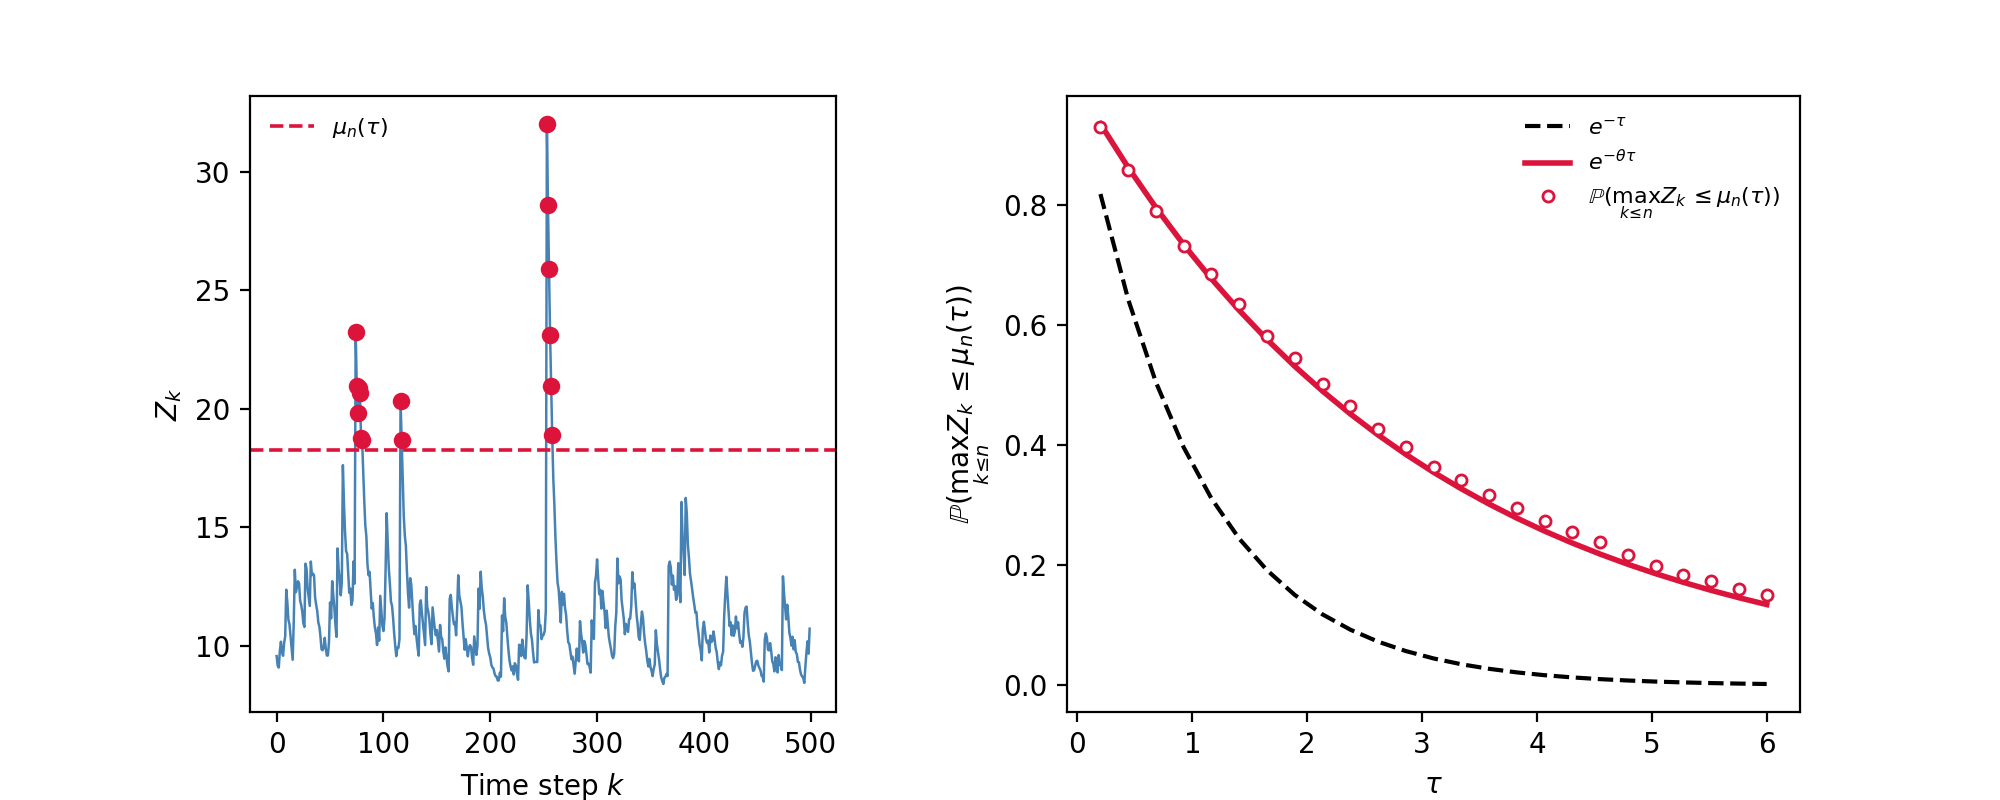

Generate this figure with Python:
"""
Illustrates Leadbetter's extremal index theta and the threshold sequence
mu_n(tau) used in Definition (extremal index) of the manuscript.

Model: Z_k = rho * Z_{k-1} + zeta_k, zeta_k i.i.d. standard Pareto(alpha).
This is the AR(1) special case of the closed-loop projection Z_k = sum_j g_j
zeta_{k-1-j} used in the paper, with g_j = rho^j. For this model the
extremal index has the closed form

    theta = 1 - rho**alpha,

which follows from the paper's own Proposition (extremal index): the
marginal tail scale is S_inf = sum_j rho^(j*alpha) = 1/(1 - rho**alpha)
(one-big-jump over all lags), while the running-maximum limit is governed
only by the single largest coefficient g_+ = g_0 = 1 (the running max is
realized at the moment the big jump itself occurs). Hence
theta = g_+**alpha / S_inf = 1 - rho**alpha.

The threshold mu_n(tau) is set empirically (as the (1 - tau/n) quantile of a
long reference simulation of the stationary process), rather than from the
asymptotic closed-form quantile formula, since the asymptotic formula is
only accurate for very large n once rho is not small; using the empirical
quantile keeps the figure correct at the moderate n used for the
illustration.

The figure has two panels:
  (a) a single realization of the dependent process with a threshold
      mu_n(tau) drawn at a fixed expected marginal exceedance count tau,
      showing that exceedances arrive in a small number of multi-step
      clusters;
  (b) the empirical/theoretical curve of P(max_{k<=n} Z_k <= mu_n(tau)) as
      a function of tau, compared against the i.i.d. reference e^{-tau}
      (theta = 1) and the dependent-process theory e^{-theta*tau},
      illustrating how theta discounts the running-maximum law relative
      to the naive i.i.d. count implied by mu_n(tau).

Run:
    python extremal_index_illustration.py
Output:
    extremal_index_illustration.png (saved next to this script)
"""

import os
import numpy as np
import matplotlib
matplotlib.use("Agg")
import matplotlib.pyplot as plt
from matplotlib import gridspec

SCRIPT_DIR = os.path.dirname(os.path.abspath(__file__))

rng = np.random.default_rng(3)

alpha = 2.5      # tail index
rho = 0.85       # AR(1) persistence (plays the role of the closed-loop A_K)
n_series = 500   # length of the illustrated single-realization series
n_mc = 2000      # length of series used for the tau-curve Monte Carlo
n_reps = 4000    # replications for the Monte Carlo estimate of P(max <= mu_n(tau))
n_ref = 3000000  # long reference run used to get accurate empirical quantiles
                 # (bumped 10x from 300,000: at 300,000 the empirical quantile
                 # of mu_n(tau) was itself biased low at the extreme quantile
                 # levels this figure needs, e.g. q=0.9999 at tau=0.2, which
                 # systematically inflated the empirical P(max<=mu_n(tau)) curve
                 # above the theoretical e^{-theta*tau} curve; verified by a
                 # controlled test holding n_mc fixed and varying only n_ref)


def simulate_ar1_pareto(n, rho, alpha, rng, burn=500):
    """Simulate Y_k = rho*Y_{k-1} + zeta_k with zeta_k i.i.d. standard
    Pareto(alpha) (survival function P(zeta > x) = x^{-alpha}, x >= 1)."""
    zeta = (rng.uniform(size=n + burn)) ** (-1.0 / alpha)
    y = np.zeros(n + burn)
    for k in range(1, n + burn):
        y[k] = rho * y[k - 1] + zeta[k]
    return y[burn:]


theta_theory = 1.0 - rho ** alpha

# Long reference run gives accurate empirical marginal quantiles for mu_n(tau).
y_ref = simulate_ar1_pareto(n_ref, rho, alpha, rng)


def mu_n(n, tau):
    """Threshold such that the expected number of marginal exceedances in n
    steps is tau, i.e. n * P(Y > mu_n(tau)) = tau, evaluated empirically."""
    q = 1.0 - tau / n
    return np.quantile(y_ref, q)


# ---------- Panel (a): clustering in a single realization ----------
y = simulate_ar1_pareto(n_series, rho, alpha, rng)

tau0 = 8.0
mu0 = mu_n(n_series, tau0)

# ---------- Panel (b): P(max <= mu_n(tau)) vs tau ----------
taus = np.linspace(0.2, 6, 25)
p_iid_theory = np.exp(-taus)
p_dep_theory = np.exp(-theta_theory * taus)

maxvals = np.array([simulate_ar1_pareto(n_mc, rho, alpha, rng).max() for _ in range(n_reps)])
p_dep_emp = np.array([np.mean(maxvals <= mu_n(n_mc, tau)) for tau in taus])

# ---------- Figure ----------
fig = plt.figure(figsize=(10, 4.0))
gs = gridspec.GridSpec(1, 2, width_ratios=[1, 1.25], wspace=0.35)

ax1 = fig.add_subplot(gs[0])
ax1.plot(y, color="steelblue", lw=0.9)
ax1.axhline(mu0, color="crimson", ls="--", lw=1.3, label=r"$\mu_n(\tau)$")
exceed = y > mu0
ax1.scatter(np.where(exceed)[0], y[exceed], color="crimson", s=28, zorder=5)
n_clusters_a = int(np.sum(np.diff(np.r_[0, exceed.astype(int), 0]) == 1))
ax1.set_ylabel("$Z_k$")
ax1.set_xlabel("Time step $k$")
ax1.legend(loc="upper left", fontsize=8, frameon=False)

ax2 = fig.add_subplot(gs[1])
ax2.plot(taus, p_iid_theory, "k--", label=r"$e^{-\tau}$")
ax2.plot(taus, p_dep_theory, color="crimson", lw=2, label=r"$e^{-\theta\tau}$")
ax2.plot(taus, p_dep_emp, "o", color="crimson", ms=4, mfc="white",
         label=r"$\mathbb{P}(\max_{k\leq n} Z_k \leq \mu_n(\tau))$")
ax2.set_xlabel(r"$\tau$")
ax2.set_ylabel(r"$\mathbb{P}(\max_{k\leq n} Z_k \leq \mu_n(\tau))$")
ax2.set_xlabel(r"$\tau$")
ax2.legend(fontsize=8, frameon=False)

fig.tight_layout()
fig.savefig(os.path.join(SCRIPT_DIR, "extremal_index_illustration.png"), dpi=200)
print("theta_theory =", theta_theory, "mu0 =", mu0)
print("panel (a): %d exceedances, %d clusters" % (exceed.sum(), n_clusters_a))
